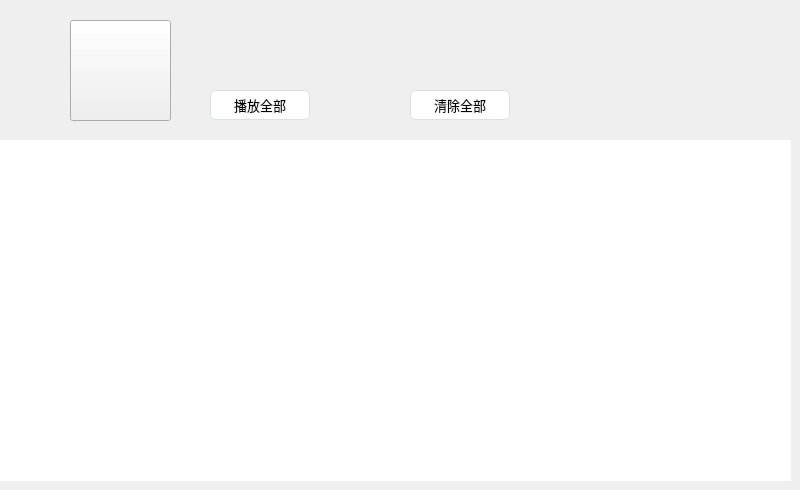
   <widget class="QWidget" name="pageMycreate">
    <widget class="QTableWidget" name="tableWidgetMycreate">
     <property name="geometry">
      <rect>
       <x>0</x>
       <y>140</y>
       <width>791</width>
       <height>341</height>
      </rect>
     </property>
     <property name="styleSheet">
      <string notr="true">border: none;</string>
     </property>
    </widget>
    <widget class="QPushButton" name="pushButtonPlayallMycreate">
     <property name="geometry">
      <rect>
       <x>210</x>
       <y>90</y>
       <width>100</width>
       <height>30</height>
      </rect>
     </property>
     <property name="font">
      <font>
       <pointsize>10</pointsize>
      </font>
     </property>
     <property name="cursor">
      <cursorShape>PointingHandCursor</cursorShape>
     </property>
     <property name="tabletTracking">
      <bool>false</bool>
     </property>
     <property name="styleSheet">
      <string notr="true">



QPushButton {
    background-color: #ffffff;
    border: 1px solid #dcdfe6;
    
    border-radius: 5px;
}

QPushButton:hover
 {
    background-color: #ecf5ff;
    color: #409eff;
}

QPushButton:pressed, QPushButton:checked {
    border: 1px solid #3a8ee6;
    color: #409eff;
}</string>
     </property>
     <property name="text">
      <string>播放全部</string>
     </property>
    </widget>
    <widget class="QPushButton" name="pushButtonDownloadMycreate">
     <property name="geometry">
      <rect>
       <x>410</x>
       <y>90</y>
       <width>100</width>
       <height>30</height>
      </rect>
     </property>
     <property name="font">
      <font>
       <pointsize>10</pointsize>
      </font>
     </property>
     <property name="cursor">
      <cursorShape>PointingHandCursor</cursorShape>
     </property>
     <property name="styleSheet">
      <string notr="true">



QPushButton {
    background-color: #ffffff;
    border: 1px solid #dcdfe6;
    
    border-radius: 5px;
}

QPushButton:hover
 {
    background-color: #ecf5ff;
    color: #409eff;
}

QPushButton:pressed, QPushButton:checked {
    border: 1px solid #3a8ee6;
    color: #409eff;
}</string>
     </property>
     <property name="text">
      <string>清除全部</string>
     </property>
    </widget>
    <widget class="QLabel" name="labelMycreate">
     <property name="geometry">
      <rect>
       <x>240</x>
       <y>10</y>
       <width>211</width>
       <height>71</height>
      </rect>
     </property>
     <property name="font">
      <font>
       <pointsize>24</pointsize>
       <bold>false</bold>
      </font>
     </property>
     <property name="text">
      <string/>
     </property>
    </widget>
    <widget class="QPushButton" name="pushButton_2">
     <property name="geometry">
      <rect>
       <x>70</x>
       <y>20</y>
       <width>101</width>
       <height>101</height>
      </rect>
     </property>
     <property name="styleSheet">
      <string notr="true">border-image: url(:/picture/Mylove1.png);</string>
     </property>
     <property name="text">
      <string/>
     </property>
     <property name="iconSize">
      <size>
       <width>100</width>
       <height>100</height>
      </size>
     </property>
     <property name="checkable">
      <bool>false</bool>
     </property>
    </widget>
   </widget>
